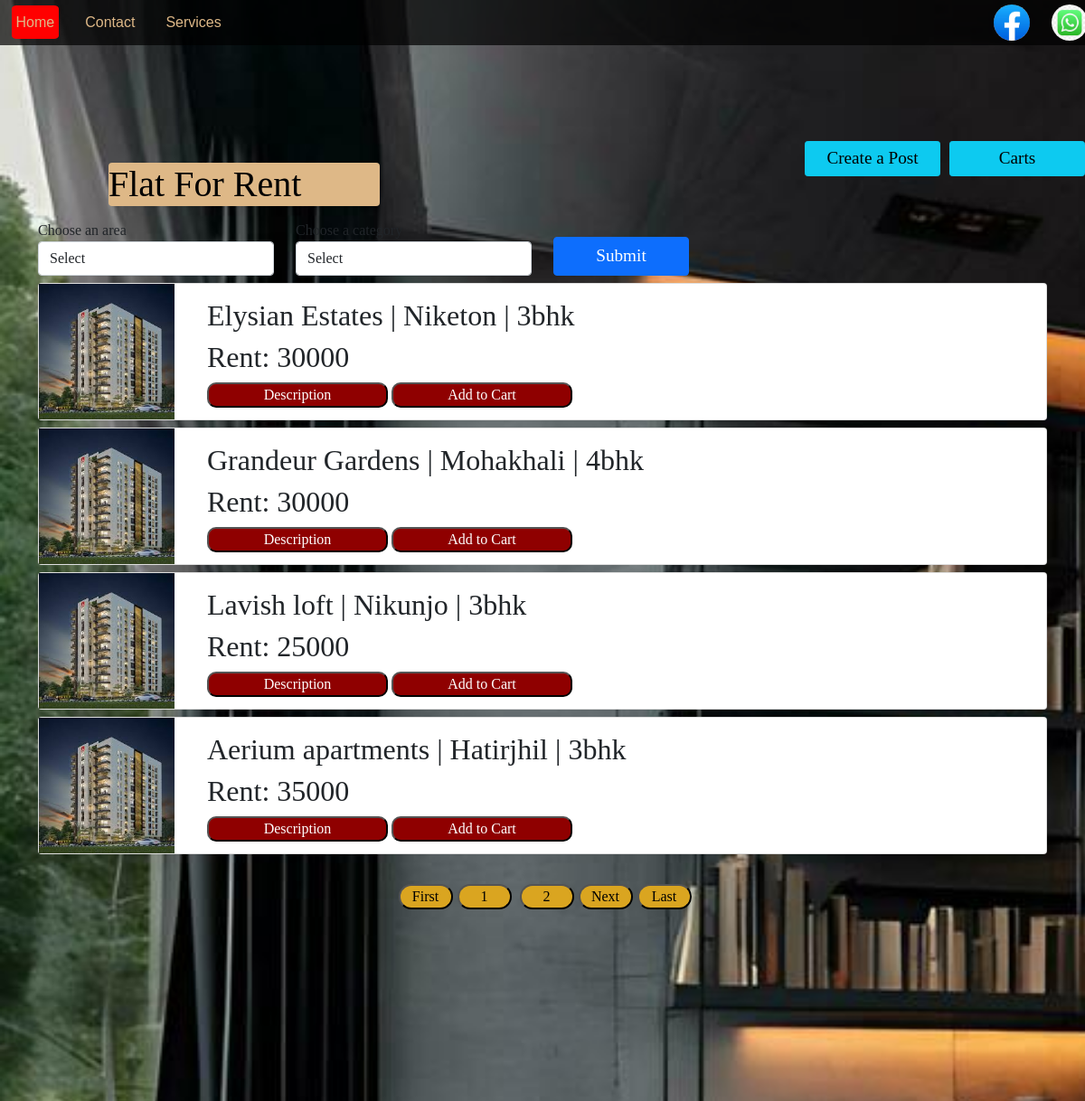
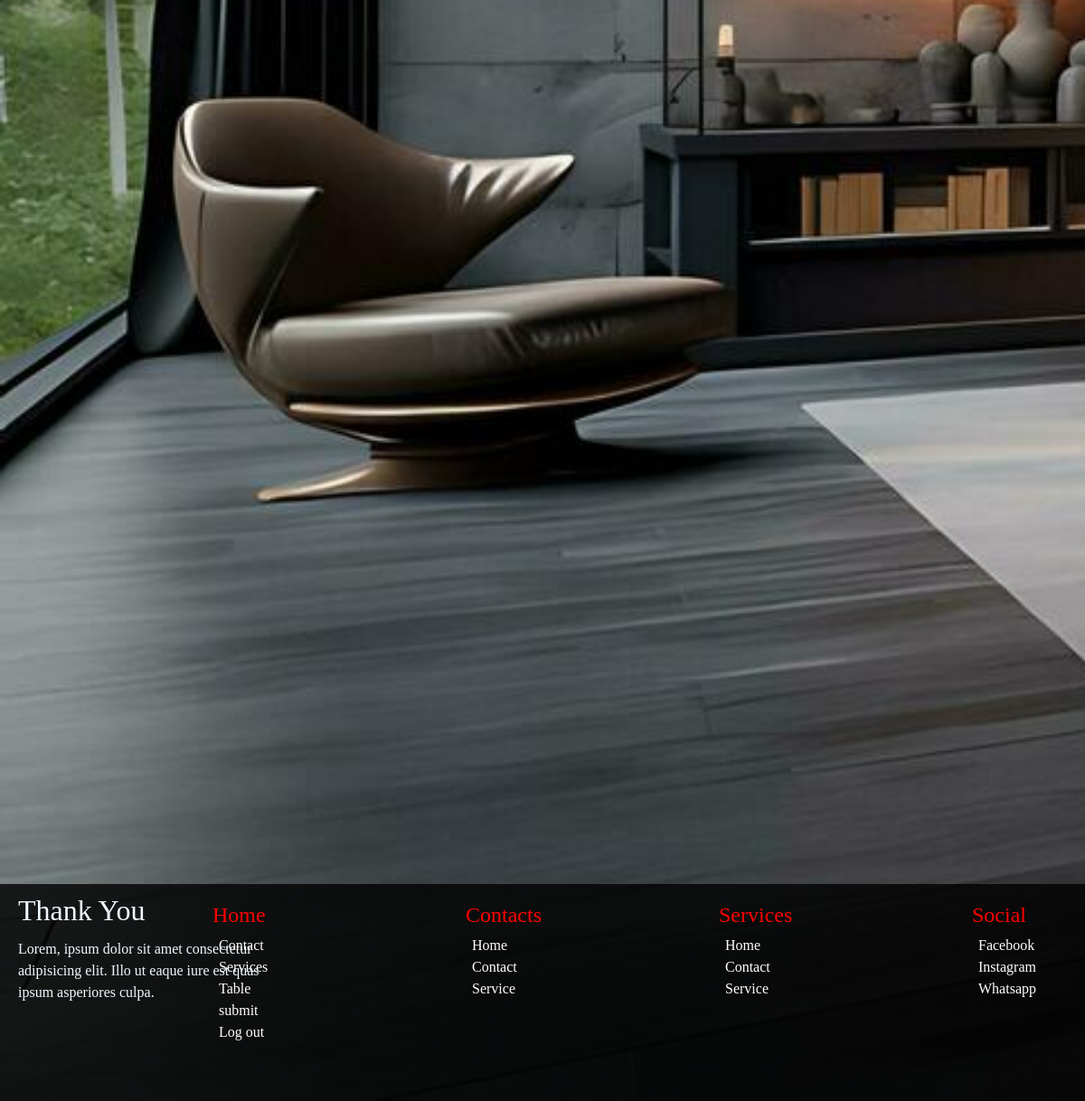
The page /php/home.php (signed in) on the database its author committed (2 pictures, top to bottom).
### tables this page shows
CREATE TABLE `flat` (
  `flat_id` int(11) NOT NULL,
  `owner_id` int(11) DEFAULT NULL,
  `name` varchar(255) DEFAULT NULL,
  `area` varchar(255) DEFAULT NULL,
  `size` varchar(255) DEFAULT NULL,
  `BHK` varchar(255) DEFAULT NULL,
  `address` varchar(255) DEFAULT NULL,
  `price` varchar(255) DEFAULT NULL,
  `category` varchar(255) DEFAULT NULL,
  `image` varchar(255) DEFAULT NULL,
  `image2` varchar(255) NOT NULL,
  `image3` varchar(255) NOT NULL,
  `image4` varchar(255) NOT NULL,
  `status` tinyint(1) DEFAULT NULL,
  `time` time DEFAULT NULL,
  `date` date DEFAULT NULL
);

### php/adds.php (called while the page is built, shortened)
<?php
require_once "database.php";
$end= 2;
$query1= "SELECT * FROM flat";
$data = mysqli_query($con,$query1);
$num_of_rows= mysqli_num_rows($data);
$pages = ceil($num_of_rows / $end);
?>

### php/home.php (the view, shortened to what this page needs)
<?php
require_once "database.php";
include "adds.php";
?>
<!DOCTYPE html>
<html>
<head>
    <link href="https://cdn.jsdelivr.net/npm/bootstrap@5.0.2/dist/css/bootstrap.min.css" rel="stylesheet">
    <link rel="stylesheet" type="text/css" href="../css/style.css">
    <link rel="stylesheet" type="text/css" href="../css/header.css">
    <link rel="stylesheet" type="text/css" href="../css/footer.css">
</head>
<body id="<?= $nr ?>">
<?php include "header.php"?>
<main>
<div>
<h1 class="ads">Flat For Rent</h1>
<div class="post">
    <a href='post.php' class='btn btn-info btn-sm'>Create a Post</a>
    <a href='carts.php' class='btn btn-info btn-sm'>Carts</a>
 </div>
<?php
    include "message.php";
?>
<div class="container py-5">
    <div class="row">
        <form method="POST" action="home.php">
           <div class="row">
            <div class="col-md-3">
                <div class="form-group">
                    <label for="area">Choose an area</label>
                    <select class="form-control" name="area">
                        <option>Select</option>
                    </select>
                </div>
            </div>
            <div class="col-md-3">
                <div class="form-group">
                    <label for="type">Choose a category</label>
                    <select class="form-control" name="type">
                        <option>Select</option>
                    </select>
                </div>
            </div>
            <div class="col-md-6 d-flex align-items-end">
                <input type="submit" name="submit" class="btn btn-primary" id="submit" value="Submit">
            </div>
        </form>
    </div>
</div>
    <?php
        if (!isset($_POST['submit'])){
          $getQuery="SELECT * From flat";
          getData($getQuery);
        }
         ?>
            </div>
<?php
function getData($sql){
    include("database.php");
    $result=mysqli_query($con, $sql);
    if(mysqli_num_rows($result)>0){
        while($row = mysqli_fetch_assoc($result)){
?>
        <div class="row-mb-3 mt-2">
          <div class="card mb-2">
              <img src="../image/<?= $row["image"]?>" width="150px" height="150px" alt="">
              <div class="card-body">
            <div class="info">
             <h2 class="title"><?= $row["name"]; ?> |</h2>
             <h2 class="title"><?= $row["area"]; ?> |</h2>
             <h2 class="title"><?= $row["BHK"]; ?></h2>
            </div>
             <h2 class="Email">Rent: <?= $row["price"]; ?></h2>
             <a href="description.php?id=<?= $row["flat_id"]; ?>"><button>Description</button></a>
             <a href="addtocart.php?id=<?= $row["flat_id"]; ?>"><button >Add to Cart</button></a>
            </div>
        </div>
      </div>
      <?php
       }
    }
}?>
<div class="page-info">
    <?php
    if(!isset($_GET["page-nr"])){
        $page = 1;
    } else{
        $page = $_GET["page-nr"];
    }
    ?>
   <?php
   if ($page <= $pages){
    ?>
    <h4>showing <?= $page ?> of <?= $pages ?> pages</h4>
    <?php
   } else {
    ?>
  <h3>No Records Found</h3>
  <?php
   }
   ?>
</div>
<div class="pagination">
    <a href="home.php" ><button>First</button></a>
<div class="page_num">
    <?php
      for($counter = 1; $counter <= $pages; $counter++){
        ?>
        <a href="?page-nr=<?= $counter?>" <?php if ($page ==="home.php?page-nr= $counter") {?> class="activeLink" <?php }  ?>><button><?= $counter; ?></button></a>
        <?php
      }
    ?>
</div>
    <?php
     if(!isset($_GET["page-nr"])){
     ?>
         <a href="?page-nr=2"><button>Next</button></a>
<?php
}
    ?>
    <a href="?page-nr=<?= $pages ?>" ><button>Last</button></a>
</div>
<div class="scroll">
    <?php include "footer.php" ?>
</div>
</main>
</body>
</html>

### php/header.php (shortened to what this page needs)
<?php $page = basename($_SERVER["REQUEST_URI"]);
?>
<header id="header">
            <nav class = "box_nav">
                <a href="home.php" id="box_nav1" <?php if ($page === "home.php") {?> class="activeLink" <?php }  ?> >Home</a>
                <a href = "contact.php" id="box_nav1" <?php if ($page === "contact.php") {?> class="activeLink" <?php }  ?> >Contact</a>
                <a href="services.php" id="box_nav1" <?php if ($page === "services.php") {?> class="activeLink" <?php }  ?> >Services</a>
            </nav>
  <div class = "social_1">
            <a target ="_blank" href= "https://facebook.com"><img src="../image/fb.jpg" id ='social' ></a>
            <a target ="_blank" href= "https://whatsapp.com"><img src="../image/whatsapp.jpg" id ='social'></a>
  </div>
  </header>

### php/message.php (shortened to what this page needs)
<!DOCTYPE html>
<html lang="en">
<head>
</head>
<body>
</body>
</html>

### php/footer.php
<footer>
<div class="footer">
    <h2>Thank You</h2>
    <p>Lorem, ipsum dolor sit amet consectetur adipisicing elit. Illo ut eaque iure est quas ipsum asperiores culpa.</p>
   <div class="footer_container">
    <div class = list>
        <h4>Home</h4>
    <ul>
        <li><a href="contact.php">Contact</a></li>
        <li><a href="services.php">Services</a></li>
        <li><a href="table_1.php">Table</a></li>
        <li><a href="submit.php">submit</a></li>
        <li><a href="logout.php">Log out</a></li>
    </ul>
    </div>
    <div class = list>
    <h4>Contacts</h4>
    <ul>
        <li><a href="home.php">Home</a></li>
        <li><a href="contact.php">Contact</a></li>
        <li><a href="services.php">Service</a></li>
    </ul>
        </div>
        <div class = list>
        <h4>Services</h4>
    <ul>
    <li><a href="home.php">Home</a></li>
        <li><a href="contact.php">Contact</a></li>
        <li><a href="services.php">Service</a></li>
    </ul>
        </div>
        <div class = list>
        <h4>Social</h4>
    <ul>
        <li><a href="#">Facebook</a></li>
        <li><a href="#">Instagram</a></li>
        <li><a href="#">Whatsapp</a></li>
    </ul>
        </div>
   </div>
</div>
</footer>

### css/style.css (style rules this page uses)
* { margin: 0; padding: 0; box-sizing: border-box; }
body { background-image: url("../image/bg3.jpg"); background-repeat: no-repeat; background-size: cover; background-attachment: fixed; display: flex; height: auto; flex-direction: column; }
.ads { position: relative; top: 180px; left: 120px; color: black; background-color: burlywood; width: 300px; border-radius: 4px; }
.post { position: relative; top: 100px; display: flex; flex-direction: row; gap: 10px; justify-content:end; }
.btn { width: 150px; font-size:larger; }
a { color:black; text-decoration: none; }
.card button { background-color: rgb(143, 0, 0); color: white; border-radius: 10px; width: 200px; }
.pagination button { margin-left: 5px; width: 60px; background-color:goldenrod; border-radius: 20px; margin-bottom: 30px; }
.activeLink { margin-left: 5px; width: 80px; background-color: red; }
.page-info h4,h3 { color: azure; }
.pagination { display: flex; flex-direction: row; justify-content: center; position: relative; top: 40px; }
.page-info { display: flex; justify-content: center; }
.title { display: flex; }
.info { display: flex; flex-direction: row; gap: 8px; }
.card-body { position: absolute; left: 170px; }
.container { position: relative; top: 100px; }
.scroll { margin-top: 100%; }

### css/header.css (style rules this page uses)
header { position: fixed; width: 100%; top:0; z-index: 999; height: 50px; background-color: rgba(0,0,0,0.7); display: flex; flex-direction: row; justify-content: left; align-items: center; gap: 1em; margin:0; padding: 0; }
@media (min-width: 980px) { .activeLink { background-color: red; color: black; border-radius: 10%; } }
@media (min-width: 980px) { .box_nav { position: relative; } }
@media (min-width: 980px) { #box_nav1 { position: relative; left: 1%; top: 2%; margin: 10px; padding: 10px 5px; text-align: right; font-family: "Montserrat",sans-serif; text-decoration: none; color:burlywood; } }
@media (min-width: 980px) { #social { width: 40px; height: 40px; z-index: 10; border-radius: 50%; margin: 10px; } }
@media (min-width: 980px) { .social_1 { position: relative; left: 68%; } }

### css/footer.css (style rules this page uses)
* { font-family: 'Times New Roman', Times, serif; }
footer { width: 100%; height: 30vh; background: rgba(0, 0, 0,0.8); display: grid; grid-template-columns: repeat(auto-fit, minmax(150px, 1fr)); }
.footer p { color:aliceblue; width: 300px; position: absolute; margin-top: 60px; margin-left: 20px; }
.footer h2 { color:aliceblue; position: absolute; margin-top: 10px; margin-left: 20px; }
.footer_container { display: grid; grid-template-columns: auto auto auto auto ; gap:180px; justify-content: right; align-items: right; }
.list { width: 100px; position: relative; right:50px; top: 20px; }
ul { list-style: none; }
.footer_container h4 { color: red; position: relative; left: 25px; }
.footer_container a { color: white; text-decoration: none; }

### rows shown on the page
flat: image (picture), name "Elysian Estates", area "Niketon", BHK "3bhk", price "30000"
flat: image (picture), name "Grandeur Gardens", area "Mohakhali", BHK "4bhk", price "30000"
flat: image (picture), name "Lavish loft", area "Nikunjo", BHK "3bhk", price "25000"
flat: image (picture), name "Aerium apartments", area "Hatirjhil", BHK "3bhk", price "35000"
